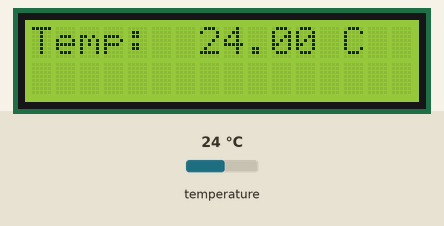
Simulated run of this sketch. Board: Arduino Uno, built with avr-gcc and run on an emulated ATmega328P. Shown: 16×2 character LCD. Inputs (shaded band) come from the test bench; at power-on: temperature 24 °C.

Above: at 1.2 s.
1.3 s: temperature set to 12 °C
At 11.0 s:
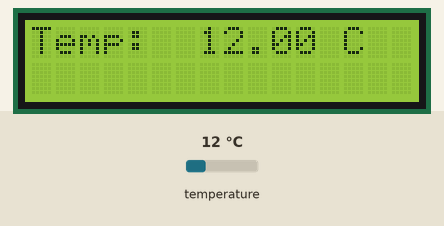
11.5 s: temperature set to 19 °C
At 21.2 s:
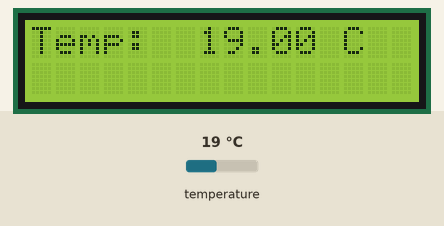
21.5 s: temperature set to 28 °C
At 31.5 s:
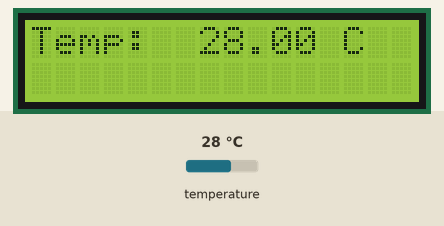
Timing chart, 0 to 33.0 s (numbered marks = the images above; inputs shaded):
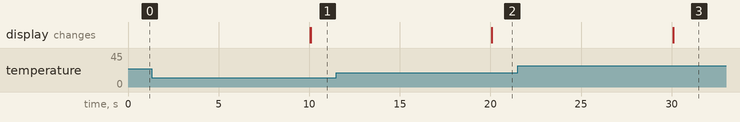

The sketch:

Clock_LCD.ino
```cpp
/*
The circuit :
* LCD RS pin to digital pin 12
* LCD Enable pin to digital pin 11
* LCD D4 pin to digital pin 5
* LCD D5 pin to digital pin 4
* LCD D6 pin to digital pin 3
* LCD D7 pin to digital pin 2
* LCD R / W pin to ground
* 10K resistor :
*ends to + 5V and ground
* wiper to LCD VO pin(pin 3)
*/

#include <LiquidCrystal.h>
#include <DS3231.h>

DS3231 clock;

// initialize the library with the numbers of the interface pins
LiquidCrystal lcd(7, 8, 9, 10, 11, 12);

void setup() {
	// set up the LCD's number of columns and rows:
	lcd.begin(16, 2);
	// Print a message to the LCD.
	clock.begin();
	}


void loop() {
	//RTCDateTime now = clock.readTemperature;
	String temp = String(clock.readTemperature());
	lcd.setCursor(0, 0);
	lcd.print("Temp:        C");
	lcd.setCursor(7, 0);
	lcd.print(temp);
	lcd.display();
	delay(10000);
	lcd.clear();
}
```

Measured:
- after the input at 1.3 s, the display: first differs from a run without the input after 8.8 s (image 1)
- after the input at 11.5 s, the display: first differs from a run without the input after 8.6 s (image 2)
- after the input at 21.5 s, the display: first differs from a run without the input after 8.6 s (image 3)
